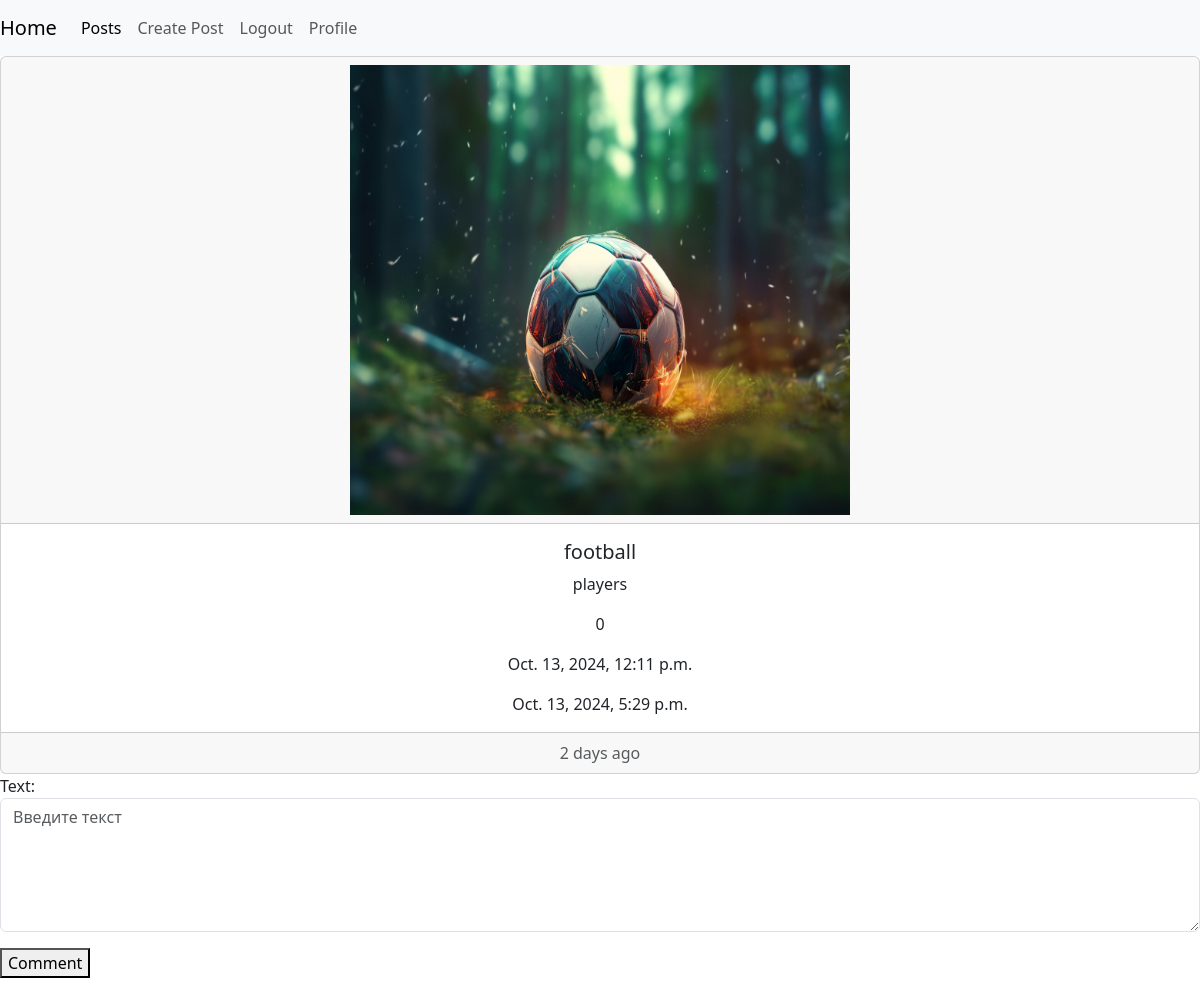
The app's page /posts/1/ (signed in), older data.
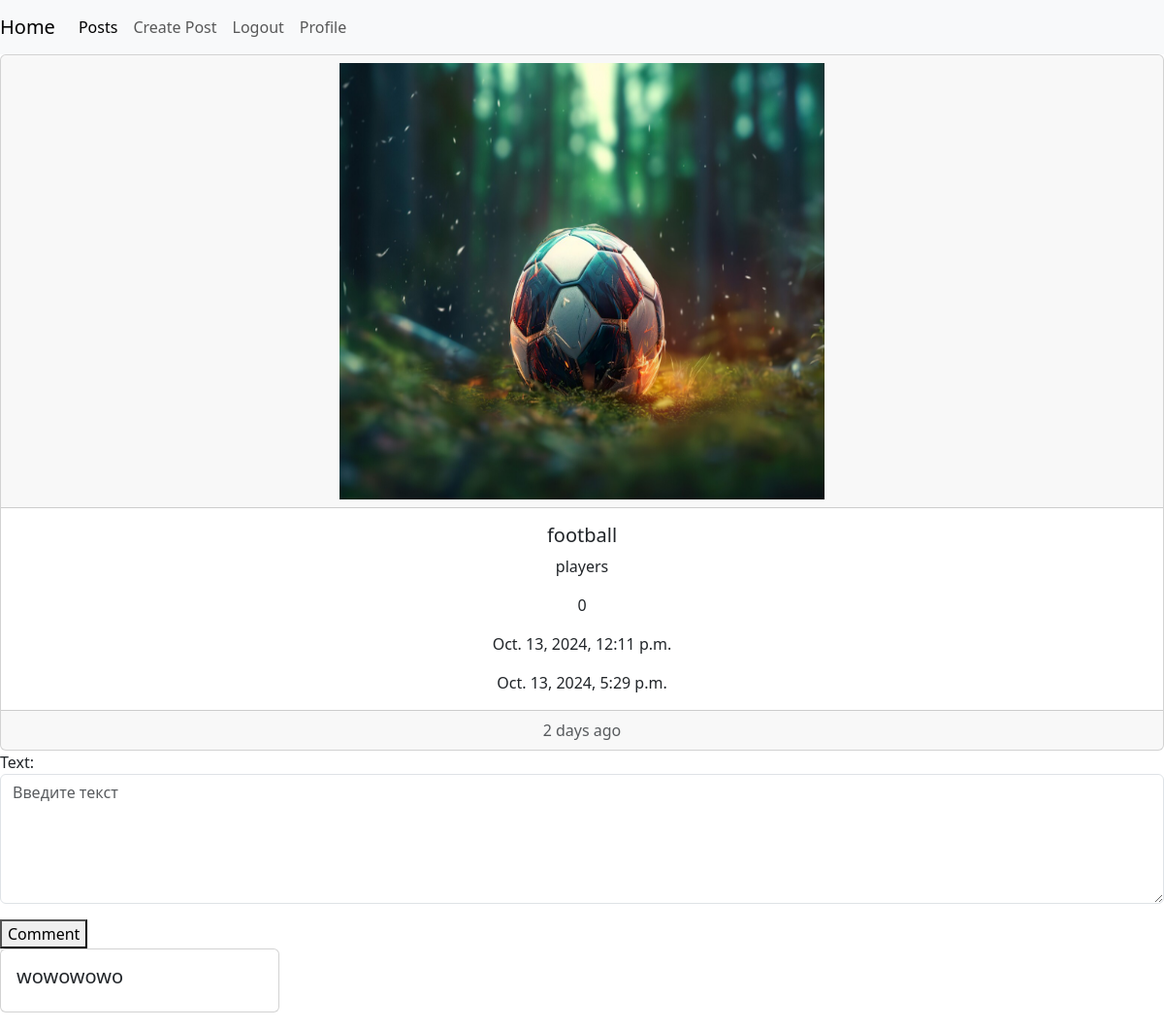
The same page, newer data.
### posts/models.py (models this page shows, shortened)
class Post(models.Model):
    author = models.ForeignKey(User, on_delete=models.CASCADE, related_name='posts', null=True)
    image = models.ImageField(null=True, blank=True) # (upload_to='posts/')
    title = models.CharField(max_length=100)
    content = models.TextField(null=True, blank=True)
    rate = models.IntegerField(default=0)
    created_at = models.DateTimeField(auto_now_add=True, null=True)
    updated_at = models.DateTimeField(auto_now=True, null=True)
    tags = models.ManyToManyField(Tag, related_name='posts')
    category = models.ForeignKey(Category, on_delete=models.CASCADE, related_name='posts', null=True)

class Comment(models.Model):
    text = models.TextField()
    post = models.ForeignKey(Post, on_delete=models.CASCADE, related_name='comments')
    created_at = models.DateTimeField(auto_now_add=True)

### posts/views.py (the view, shortened to what this page needs)
# urls.py: path("posts/<int:post_id>/", post_detail_view),
@login_required(login_url='/login/')
def post_detail_view(request, post_id):
    post = Post.objects.get(id=post_id)
    if request.method == 'GET':
        form = CommentForm()
        comments = post.comments.all()
        return render(request, "posts/post_detail.html", context={"post": post, "form": form, "comments": comments})

### posts/forms.py
class CommentForm(forms.Form):
        text = forms.CharField(
            widget=forms.Textarea(
                attrs={
                    "placeholder": "Введите текст",
                    "rows": 5,
                    "cols": 20,
                    "class": "form-control",
                }
            )
        )

### templates/posts/post_detail.html (shortened to what this page needs)
{% extends 'base.html' %}
{% load static %}
{% block content %}
<div class="card text-center">
  <div class="card-header">
    {% if post.image %}
      <img src="{{ post.image.url }}" class="card-img-middle" alt="Post image" width="500" height="450">
    {% else %}
      <img src="{% static 'placeholder.png' %}" alt="Placeholder Image">
    {% endif %}
  </div>
  <div class="card-body">
    <h5 class="card-title">{{ post.title }}</h5>
    <p class="card-text">{{ post.content }}</p>
    <p class="card-text">{{ post.rate }}</p>
    <p class="card-text">{{ post.created_at }}</p>
    <p class="card-text">{{ post.updated_at }}</p>
  </div>
  <div class="card-footer text-body-secondary">
    2 days ago
  </div>
</div>
<form action="/posts/{{post.id}}/comment/create/" method="post" enctype="multipart/form-data">
  {{form.as_p}}
  <button type="submit">Comment</button>
  <form>
  {% for comment in comments %}
<div class="card" style="width: 18rem">
  <div class="card-body">
    <h5 class="card-title">{{comment.text}}</h5>
  </div>
</div>
{%endfor%}
{% endblock %}

### templates/base.html (shortened to what this page needs)
<header>
    <link rel="stylesheet" href="https://cdn.jsdelivr.net/npm/bootstrap@5.3.3/dist/css/bootstrap.min.css">
    <nav class="navbar navbar-expand-lg navbar-light bg-light">
  <a class="navbar-brand" href="/">Home</a>
  <div class="collapse navbar-collapse" id="navbarNavAltMarkup">
    <div class="navbar-nav">
        {%if request.user.is_authenticated%}
      <a class="nav-item nav-link active" href="/posts/">Posts</a>
      <a class="nav-item nav-link" href="/posts/create/">Create Post</a>
      <a class="nav-item nav-link" href="/logout/">Logout</a>
        <a class="nav-item nav-link" href="/profile/">Profile</a>
        {%else%}
      <a class="nav-item nav-link" href="/register/">Register</a>
      <a class="nav-item nav-link" href="/login/">Login</a>
           {%endif%}
    </div>
  </div>
</nav>
</header>
<body>
    {%block content%}
    {%endblock%}
</body>

Row changes from the older to the newer data that the page shows:
added Comment: text "wowowowo"
